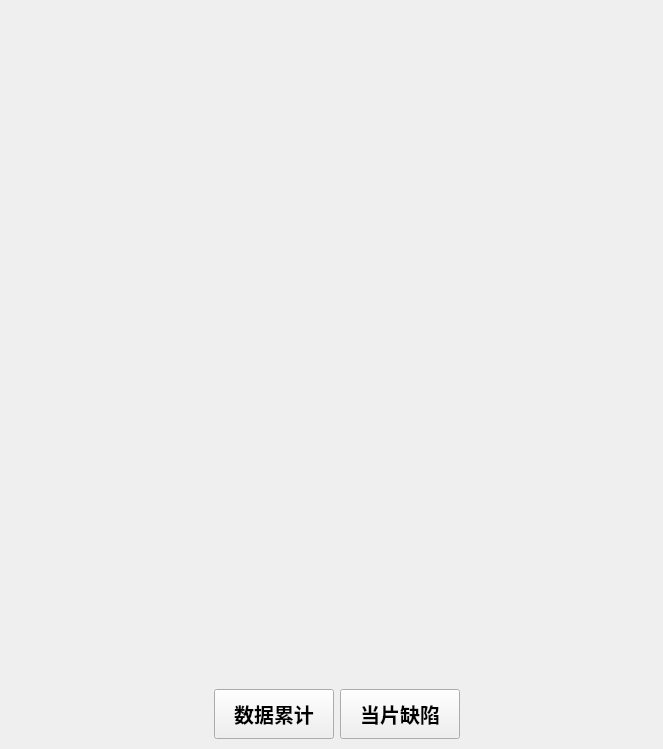
              <widget class="QWidget" name="page_defectlevel">
               <widget class="Defectlevelpiechart" name="widget_defectlevel" native="true">
                <property name="geometry">
                 <rect>
                  <x>19</x>
                  <y>34</y>
                  <width>624</width>
                  <height>604</height>
                 </rect>
                </property>
                <property name="styleSheet">
                 <string notr="true"/>
                </property>
               </widget>
               <widget class="QWidget" name="layoutWidget">
                <property name="geometry">
                 <rect>
                  <x>19</x>
                  <y>688</y>
                  <width>635</width>
                  <height>52</height>
                 </rect>
                </property>
                <layout class="QHBoxLayout" name="horizontalLayout_12">
                 <item>
                  <spacer name="horizontalSpacer_25">
                   <property name="orientation">
                    <enum>Qt::Horizontal</enum>
                   </property>
                   <property name="sizeHint" stdset="0">
                    <size>
                     <width>40</width>
                     <height>20</height>
                    </size>
                   </property>
                  </spacer>
                 </item>
                 <item>
                  <widget class="QToolButton" name="pushButton_defect_day">
                   <property name="minimumSize">
                    <size>
                     <width>120</width>
                     <height>40</height>
                    </size>
                   </property>
                   <property name="maximumSize">
                    <size>
                     <width>334</width>
                     <height>50</height>
                    </size>
                   </property>
                   <property name="font">
                    <font>
                     <pointsize>15</pointsize>
                     <weight>75</weight>
                     <bold>true</bold>
                    </font>
                   </property>
                   <property name="styleSheet">
                    <string notr="true"/>
                   </property>
                   <property name="text">
                    <string>数据累计</string>
                   </property>
                  </widget>
                 </item>
                 <item>
                  <widget class="QToolButton" name="pushButton_defect_pices">
                   <property name="minimumSize">
                    <size>
                     <width>120</width>
                     <height>40</height>
                    </size>
                   </property>
                   <property name="maximumSize">
                    <size>
                     <width>334</width>
                     <height>50</height>
                    </size>
                   </property>
                   <property name="font">
                    <font>
                     <pointsize>15</pointsize>
                     <weight>75</weight>
                     <bold>true</bold>
                    </font>
                   </property>
                   <property name="styleSheet">
                    <string notr="true"/>
                   </property>
                   <property name="text">
                    <string>当片缺陷</string>
                   </property>
                  </widget>
                 </item>
                 <item>
                  <spacer name="horizontalSpacer_26">
                   <property name="orientation">
                    <enum>Qt::Horizontal</enum>
                   </property>
                   <property name="sizeHint" stdset="0">
                    <size>
                     <width>40</width>
                     <height>20</height>
                    </size>
                   </property>
                  </spacer>
                 </item>
                </layout>
               </widget>
              </widget>
